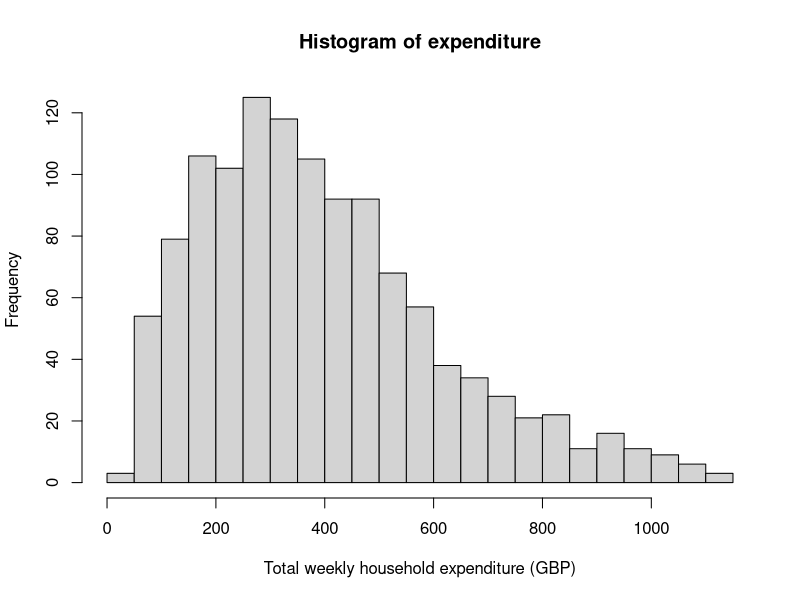
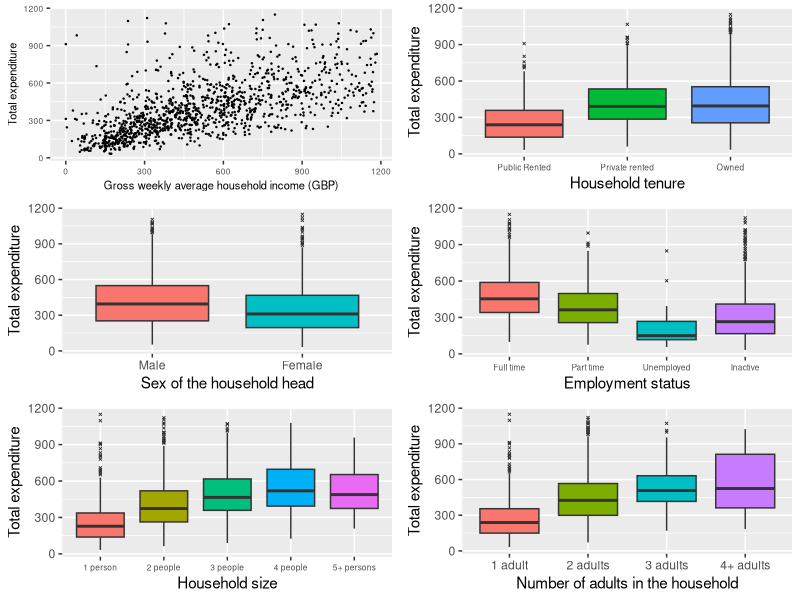
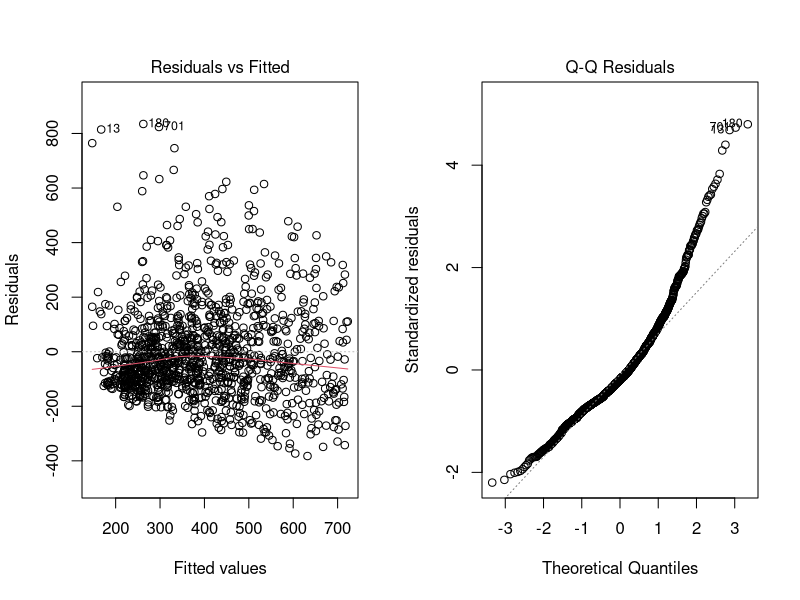
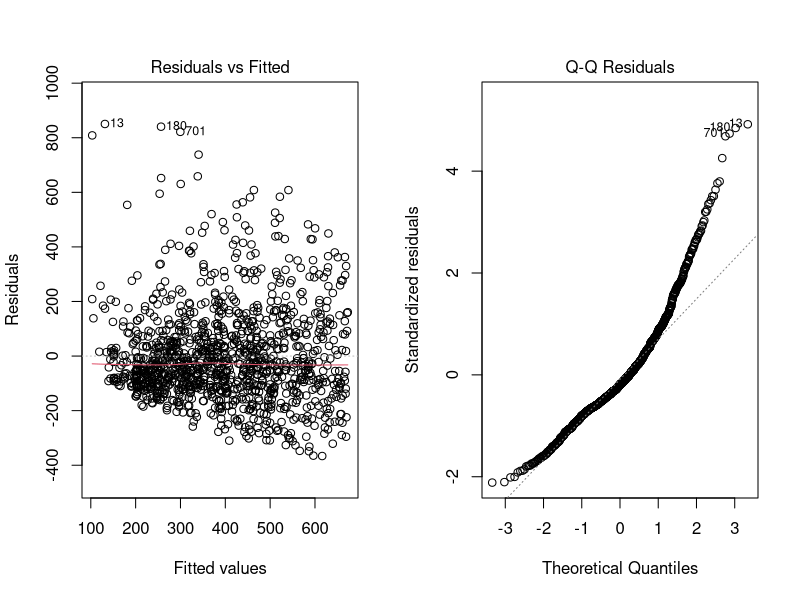
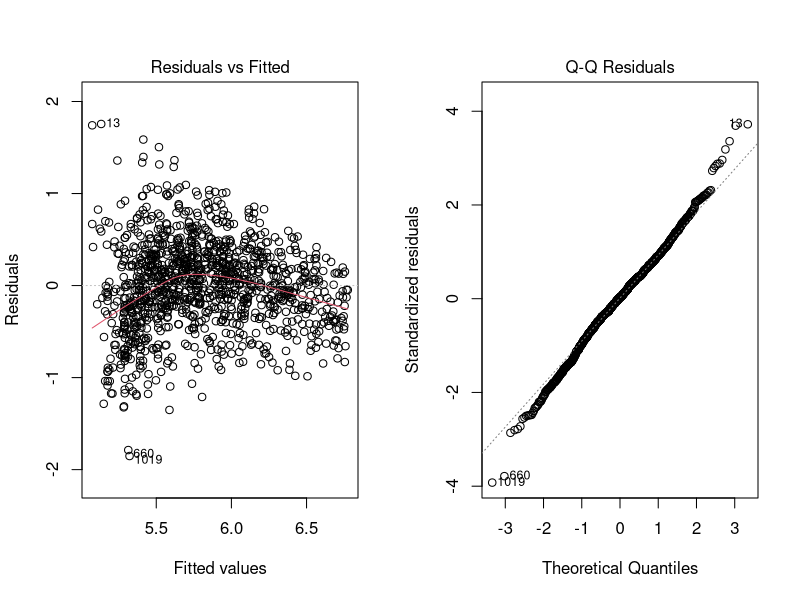
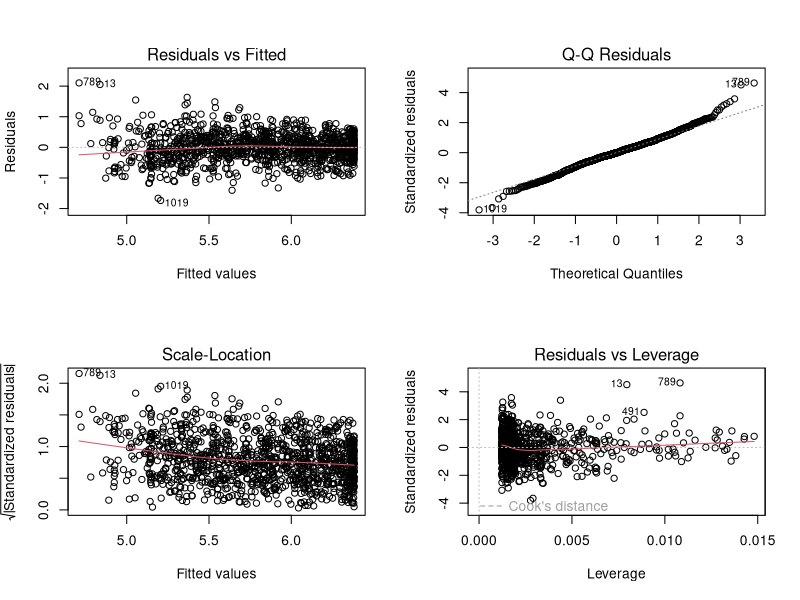
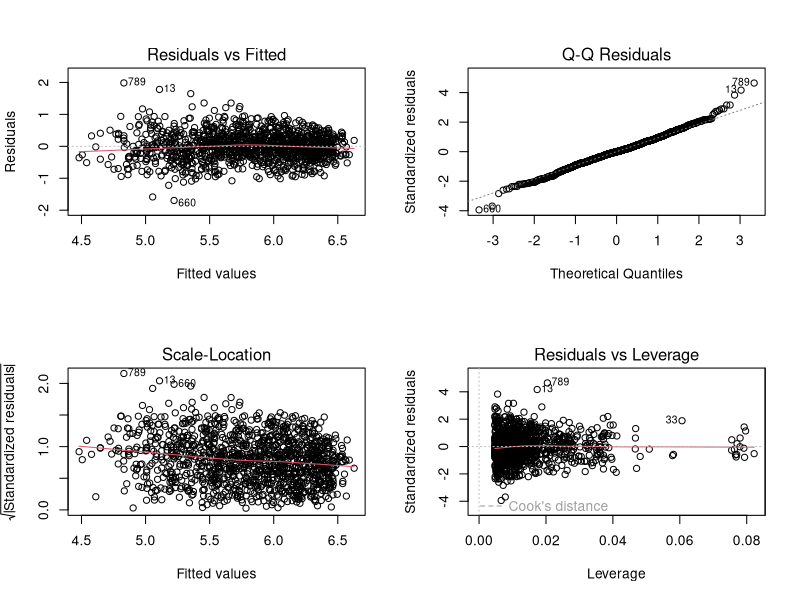
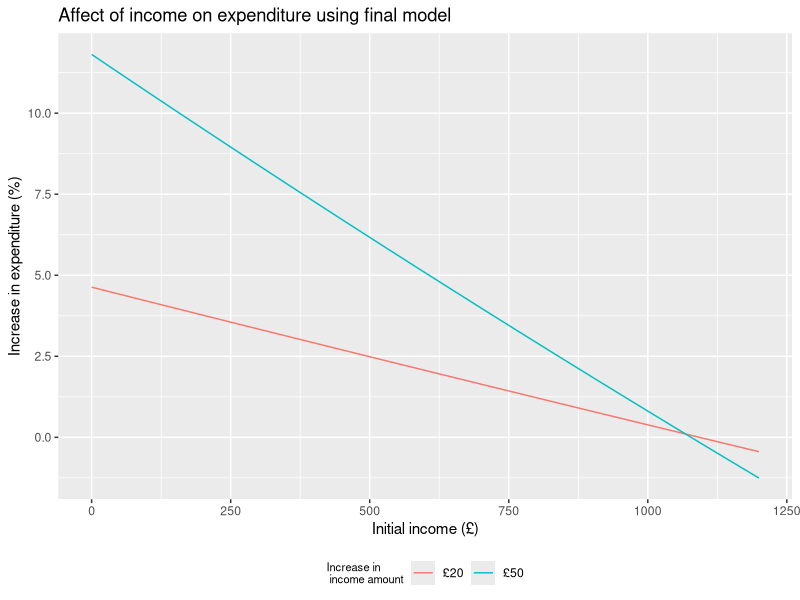

Source code (R) for these figures, in order:
## ---- chunk 1
#Initial environment setup
setwd("~/Desktop/GLM/Coursework/GLM-CW")
expend.df <- read.table("expenditure.txt")
library(tidyverse)
library(kableExtra)
library(gridExtra)
library(broom)
library(MASS)
## ---- chunk 2
#Data cleaning

#coding variables as factors
expend.df$house.ten <- factor(expend.df$house.ten,levels=c(1:3),labels=c("Public Rented","Private rented","Owned"))
expend.df$sex.hh <- factor(expend.df$sex.hh,levels=c(1,2),labels=c("Male","Female"))
expend.df$lab.force <- factor(expend.df$lab.force,levels=c(1:4),labels=c("Full time", "Part time","Unemployed","Inactive"))
expend.df$hh.size <- factor(expend.df$hh.size,levels=c(1:5),labels = c("1 person","2 people","3 people","4 people","5+ persons"))
expend.df$hh.adults <- factor(expend.df$hh.adults,levels = c(1:4), labels = c("1 adult","2 adults","3 adults","4+ adults"))

## ---- chunk 3
#Histogram to examine the expenditure
hist(expend.df$expenditure,breaks = 20,
     xlab = "Total weekly household expenditure (GBP)",
     main = "Histogram of expenditure")
## ---- chunk 4
#Creating the 
#scatter plot to look at relationship between income and expenditure
p1<-ggplot(data=expend.df,aes(x=income,y=expenditure))+
  geom_point(size=0.2)+
  xlab("Gross weekly average household income (GBP)")+
  ylab("Total expenditure")+
  theme(axis.text=element_text(size=6),
        axis.title=element_text(size=8))

#boxplots
p2<-ggplot(data=expend.df,aes(y=expenditure,x=house.ten,fill=house.ten))+
  geom_boxplot(outlier.size = 0.5,outlier.shape = 4)+
  xlab("Household tenure")+
  ylab("Total expenditure")+
  guides(fill= "none")+
  theme(axis.text.x = element_text(size = 6))

#scale_fill_discrete(name="Household\ntenure")

p3<-ggplot(data=expend.df,aes(y=expenditure,x=sex.hh,fill=sex.hh))+
  geom_boxplot(outlier.size = 0.5,outlier.shape = 4)+
  xlab("Sex of the household head")+
  ylab("Total expenditure")+
  guides(fill= "none")
  
p4<-ggplot(data=expend.df,aes(y=expenditure,x=lab.force,fill=lab.force))+
  geom_boxplot(outlier.size = 0.5,outlier.shape = 4)+
  xlab("Employment status")+
  ylab("Total expenditure")+
  guides(fill= "none")+
  theme(axis.text.x = element_text(size = 6))

p5<-ggplot(data=expend.df,aes(y=expenditure,x=hh.size,fill=hh.size))+
  geom_boxplot(outlier.size = 0.5,outlier.shape = 4)+
  xlab("Household size")+
  ylab("Total expenditure")+
  guides(fill= "none")+
  theme(axis.text.x = element_text(size = 6))

p6<-ggplot(data=expend.df,aes(y=expenditure,x=hh.adults,fill=hh.adults))+
  geom_boxplot(outlier.size = 0.5,outlier.shape = 4)+
  xlab("Number of adults in the household")+
  ylab("Total expenditure")+
  guides(fill= "none")

grid.arrange(p1,p2,p3,p4,p5,p6,ncol=2,nrow=3)
## ---- chunk 5
#Question 2
#Fitting linear model
lm.income<-lm(expenditure~income,data = expend.df)
#creating table to display results
knitr::kable(as.data.frame(tidy(lm.income)[,1:3]),digits=3,caption = "Estimated coefficients and SE for part 2 model")%>%
  row_spec(0,bold=T)%>%
  kable_styling(position = "center",latex_options = "HOLD_position")
## ---- chunk 6
#Creating diagnostic plots
par(mfrow=c(1,2))
plot(lm.income,1)
plot(lm.income,2)
## ---- chunk 7
#Question 3
#Fitting model
lm.income.sqd <- lm(expenditure~income+I(income^2),data = expend.df)

#Producing table of results
knitr::kable(as.data.frame(tidy(lm.income.sqd)[,1:3]),digits=3,caption = "Estimated coefficients and SE for part 3 model")%>%
  row_spec(0,bold=T)%>%
  kable_styling(position = "center",latex_options = "HOLD_position")
## ---- chunk 8
#Creating diagnostic plots
par(mfrow=c(1,2))
plot(lm.income.sqd,1)
plot(lm.income.sqd,2)
## ---- chunk 9
#Question 4
#Fitting model
lm.log.income<-lm(log(expenditure)~income,data = expend.df)

#Producing table of results
knitr::kable(as.data.frame(tidy(lm.log.income)[,1:3]),digits=3,caption = "Estimated coefficients and SE for part 4 model")%>%
  row_spec(0,bold=T)%>%
  kable_styling(position = "center",latex_options = "HOLD_position")
## ---- chunk 10
#Creating diagnostic plots
par(mfrow=c(1,2))
plot(lm.log.income,1)
plot(lm.log.income,2)
## ---- chunk 11
#Question 4
#Fitting model
lm.log.income.sqd <- lm(log(expenditure)~income+I(income^2),data = expend.df)

#Producing table of results
knitr::kable(as.data.frame(tidy(lm.log.income.sqd)[,1:3]),digits=3,caption = "Estimated coefficients and SE for part 5 model")%>%
  row_spec(0,bold=T)%>%
  kable_styling(position = "center",latex_options = "HOLD_position")
## ---- chunk 12
#Creating diagnostic plots
par(mfrow=c(2,2))
plot(lm.log.income.sqd)
## ---- chunk 13
#Creating dataframe to store measures to compare models by
Model.comparison.data <- data.frame("Model"=c("Part 2","Part 3","Part 4", "Part 5"),
           "AIC"=c(AIC(lm.income),AIC(lm.income.sqd),AIC(lm.log.income),AIC(lm.log.income.sqd)),
           "Adj R squared"=c(glance(lm.income)$adj.r.squared,
                             glance(lm.income.sqd)$adj.r.squared,
                             glance(lm.log.income)$adj.r.squared,
                             glance(lm.log.income.sqd)$adj.r.squared))

knitr::kable(Model.comparison.data,digits=3,caption = "Comparing the AIC and adjusted R squared of models from part 2-5")%>%
  row_spec(0,bold=T)%>%
  kable_styling(position = "center",latex_options = "HOLD_position")
## ---- chunk 14
#Producing table of results
knitr::kable(as.data.frame(tidy(lm.log.income.sqd)[,1:3]),digits=3,caption = "Estimated coefficients and SE for part 5 model")%>%
  row_spec(0,bold=T)%>%
  kable_styling(position = "center",latex_options = "HOLD_position")
## ---- chunk 15
#calculating percent increase
beta_1 <- 3.117180e-03	
beta_2 <- -1.453272e-06	
x <- 512
inc <- 20
#Formual to calculate oercent increase
(exp(beta_1*(x+inc)+beta_2*(x+inc)^2)/exp(beta_1*x+beta_2*x^2)-1)*100
## ---- chunk 16
#Checking variance inflation factors (generalized as variables include factors)
car::vif(lm(log(expenditure)~income+I(income^2)+hh.size+hh.adults+sex.hh+lab.force+house.ten,data=expend.df))
## ---- chunk 17
#Creating tables for chi-squared test
prop.table(table(expend.df$hh.size,expend.df$hh.adults),2)
## ---- chunk 18
#Producing models to check relationship of number of adults and household size

lm.adult <- lm(log(expenditure)~income+I(income^2)+hh.adults,data = expend.df)
anova(lm.adult)
#adult significant
  
lm.size <- lm(log(expenditure)~income+I(income^2)+hh.size,data = expend.df)
anova(lm.size)
#size significant

lm.adult.size <- lm(log(expenditure)~income+I(income^2)+hh.size+hh.adults,data = expend.df)
anova(lm.adult.size)
#adult no longer significant
## ---- chunk 19
#Testing if interactions are significant
lm.int.income.sex <- lm(log(expenditure)~income*sex.hh+I(income^2),data=expend.df)
anova(lm.int.income.sex)
#Not significant

lm.int.income.lab <- lm(log(expenditure)~income*lab.force+I(income^2),data=expend.df)
anova(lm.int.income.lab)
#Significant

lm.int.income.size <- lm(log(expenditure)~income*hh.size+I(income^2),data=expend.df)
anova(lm.int.income.size)
#Significant

lm.int.income.ten <- lm(log(expenditure)~income*house.ten+I(income^2),data=expend.df)
anova(lm.int.income.ten)
#Significant
## ---- chunk 20
lm.int.sex.size <- lm(log(expenditure)~income+I(income^2)+hh.size*sex.hh+lab.force+house.ten,data=expend.df)
anova(lm.int.sex.size)
#significant

lm.int.sex.labour <- lm(log(expenditure)~income+I(income^2)+hh.size+sex.hh*lab.force+house.ten,data=expend.df)
anova(lm.int.sex.labour)
#not significant

lm.int.sex.tenure <- lm(log(expenditure)~income+I(income^2)+hh.size+sex.hh*house.ten+lab.force,data=expend.df)
anova(lm.int.sex.tenure)
#not significant

lm.int.size.labour <- lm(log(expenditure)~income+I(income^2)+hh.size*lab.force+sex.hh+house.ten,data=expend.df)
anova(lm.int.size.labour)
#not significant

lm.int.size.tenure <- lm(log(expenditure)~income+I(income^2)+hh.size*house.ten+sex.hh+lab.force,data=expend.df)
anova(lm.int.size.tenure)
#not significant

lm.int.labour.tenure <- lm(log(expenditure)~income+I(income^2)+hh.size+sex.hh+lab.force*house.ten,data=expend.df)
anova(lm.int.labour.tenure)
#significant
## ---- chunk 21
#Full model of all variables I want to consider
lm.log.full<-lm(log(expenditure)~income*lab.force+I(income^2)+income*house.ten+
                  income*hh.size+sex.hh*hh.size+lab.force:house.ten,data=expend.df)

AIC(lm.log.full)

#Iteratively performing model selection process
drop1(lm.log.full)
#removing lab.force:house.ten will decrease AIC
lm.full.1.deletion <- update(lm.log.full,.~.-lab.force:house.ten)
AIC(lm.full.1.deletion)

drop1(lm.full.1.deletion)
#removing any variables increases AIC thus stop iterative process

#comparing with original model
glance(lm.log.income.sqd)$adj.r.squared
glance(lm.full.1.deletion)$adj.r.squared

#AIC has been reduced and adjusted R^2 increased

anova(lm.full.1.deletion)
#All variables left statistically significant except income:house.ten
## ---- chunk 22
#Looking at which exponentiated coefficients are approx 1
data.frame("coefficent"=tidy(lm.full.1.deletion)[,1],exp(tidy(lm.full.1.deletion)[,2]))
## ---- chunk 23
#Producing table of all exponentiated regession coefficients that are approx 1
knitr::kable(data.frame(tidy(lm.full.1.deletion)[14:22,1],exp(tidy(lm.full.1.deletion)[14:22,2])),digits=3)%>%
  row_spec(0,bold=T)%>%
  kable_styling(position = "center",latex_options = "HOLD_position")
## ---- chunk 24
#updating to simpler model
lm.simple.model.1 <- update(lm.full.1.deletion, .~.-income:lab.force-income:hh.size-income:house.ten)

summary(lm.simple.model.1)

drop1(lm.simple.model.1)
#lowest AIC when don't remove any variables

#Therefore this is my final model
lm.final.model <- lm.simple.model.1

AIC(lm.final.model)
## ---- chunk 25
#Producing diagnostic plots
par(mfrow=c(2,2))
plot(lm.final.model)
## ---- chunk 26
#Calculating confidence intervals 

lwr <-exp(tidy(lm.final.model)$estimate+c(-1)*qnorm(0.975)*tidy(lm.final.model)$std.error)
upr <- exp(tidy(lm.final.model)$estimate+c(1)*qnorm(0.975)*tidy(lm.final.model)$std.error)

Point.estimates <- round(exp(tidy(lm.final.model)[,2]),3)
p.values <- round(tidy(lm.final.model)[,5],3)


#Producing tables to display result
knitr::kable(data.frame("coefficent"=tidy(lm.final.model)[,1],
                 Point.estimates,
                 "Confidence Interval 95%"=c(paste("(",round(lwr,3),", ",round(upr,3),")")),
                 p.values),digits=3,caption = "Summary of exponentiated variables affecting expeniture")%>%
  row_spec(0,bold=T)%>%
  kable_classic(full_width=F,latex_options = "HOLD_position",position= "center")

## ---- chunk 27
#calculating percent increase
beta_1 <- 0.002285
beta_2 <- -0.000001036
x <- 900
inc <- 20

(exp(beta_1*(x+inc)+beta_2*(x+inc)^2)/exp(beta_1*x+beta_2*x^2)-1)*100

#Finding max value of income in dataset
max(expend.df$income)
#max income is 1184.472 (approx 1200)

#Creating plot to show change in percent of 
x <- seq(from=0,to=1200,by=10)
inc <- 20
expend.inc.20 <- (exp(beta_1*(x+inc)+beta_2*((x+inc)^2))/exp(beta_1*x+beta_2*x^2)-1)*100
inc<-50
expend.inc.50 <- (exp(beta_1*(x+inc)+beta_2*((x+inc)^2))/exp(beta_1*x+beta_2*x^2)-1)*100

income.affect.df <- data.frame("Init.inc"=c(x,x),
                   "Inc.expend"=c(expend.inc.20,expend.inc.50),
                   "Inc.inc"=c(rep("£20",121),rep("£50",121)))%>%
  mutate(Inc.inc=factor(Inc.inc,levels = c("£20","£50"),labels=c("£20","£50")))

## ---- chunk 28
#Plotting affect of income on expenditure

ggplot(aes(Init.inc,Inc.expend,colour=Inc.inc),data=income.affect.df)+
  geom_line()+
  ylab("Increase in expenditure (%)")+
  xlab("Initial income (£)")+
  labs(colour = "Increase in\n income amount") +
  ggtitle("Affect of income on expenditure using final model")+
  theme(legend.position="bottom",
        legend.title=element_text(size=8))
